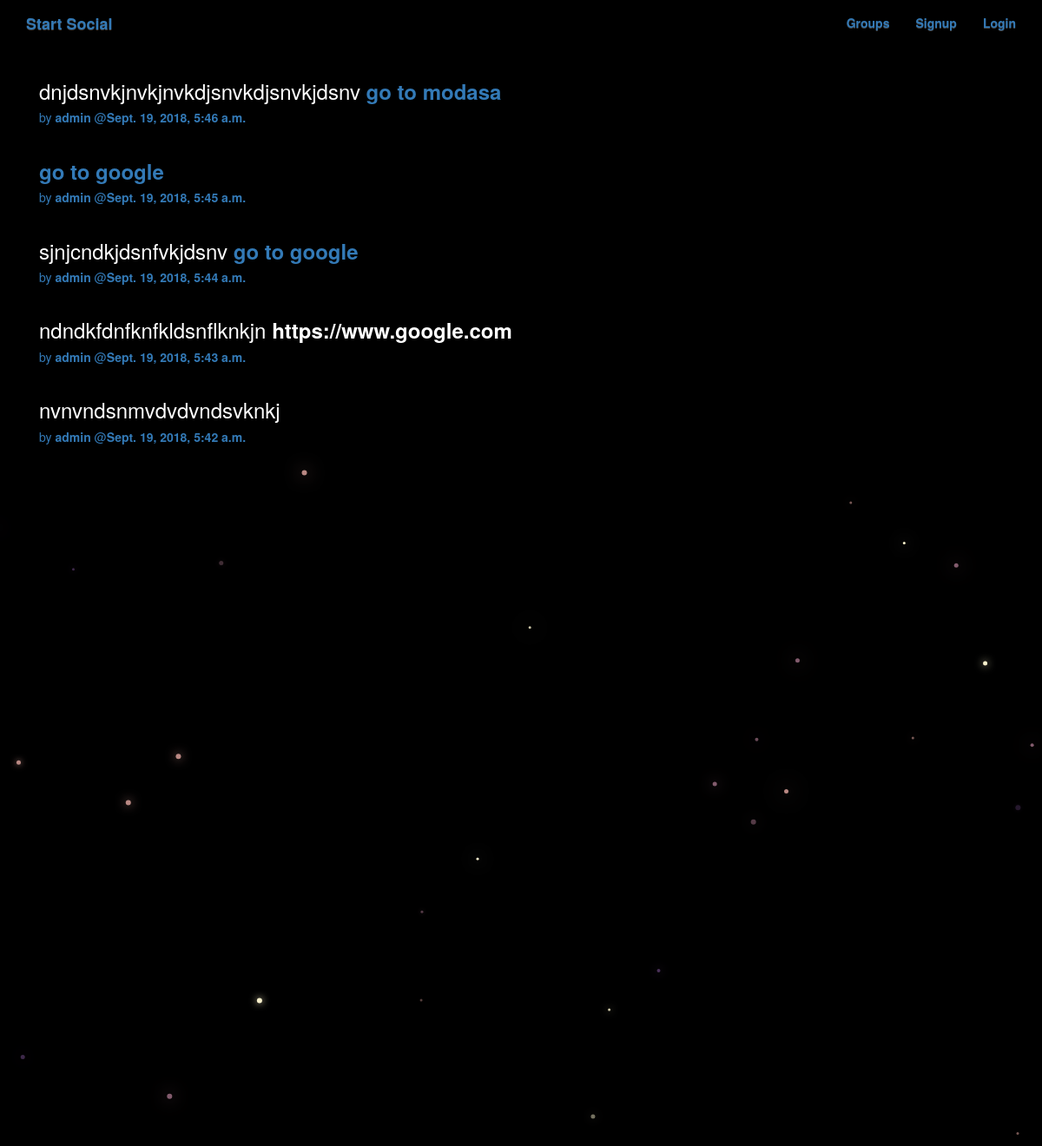
/posts/, run on the app's committed database.
### posts/models.py (models this page shows, shortened)
class Post(models.Model):
    user = models.ForeignKey(User, related_name='posts', on_delete=models.PROTECT)
    created_at =models.DateTimeField(auto_now=True)
    message = models.TextField()
    message_html = models.TextField(editable=False)
    group = models.ForeignKey(Group, related_name='posts', null=True, blank=True, on_delete=models.PROTECT)
    class Meta:
        ordering = ['-created_at']
        unique_together = ['user','message']

### posts/views.py (the view)
class PostList(SelectRelatedMixin, generic.ListView):
    model = models.Post
    select_related = ('user', 'group')

### posts/templates/posts/post_list.html (shortened to what this page needs)
{% extends "posts/post_base.html" %}
{% block post_content %}
    <div class="col-md-8">
        {% for post in post_list %}
            {% include "posts/_post.html" %}
        {% endfor %}
    </div>
{% endblock %}

### posts/templates/posts/_post.html (shortened to what this page needs)
<div class="post media">
    <h3>{{post.message_html|safe}}</h3>
    <div class="media-body">
        <h5 class='media-heading'>
        <span class="username"> <a href="{% url 'posts:for_user' username=post.user.username %}">by <b>{{post.user.username}}</b></a> </span>
        <time claa="time"> <a href="{% url 'posts:single' username=post.user.username pk=post.pk %}">@<b>{{post.created_at}}</b></a> </time>
    </h5>
    </div>
</div>

### static/simplesocial/css/master.css (style rules this page uses)
body { margin: 0; overflow: hidden; background-color: black; color:white; }

### data on the page
Post: message_html "dnjdsnvkjnvkjnvkdjsnvkdjsnvkjdsnv go to modasa", user.username "admin", created_at "Sept. 19, 2018, 5:46 a.m."
Post: message_html "go to google", user.username "admin", created_at "Sept. 19, 2018, 5:45 a.m."
Post: message_html "sjnjcndkjdsnfvkjdsnv go to google", user.username "admin", created_at "Sept. 19, 2018, 5:44 a.m."
Post: message_html "ndndkfdnfknfkldsnflknkjn https://www.google.com", user.username "admin", created_at "Sept. 19, 2018, 5:43 a.m."
Post: message_html "nvnvndsnmvdvdvndsvknkj", user.username "admin", created_at "Sept. 19, 2018, 5:42 a.m."
